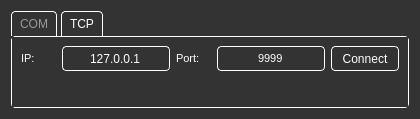
<?xml version="1.0" encoding="UTF-8"?>
<ui version="4.0">
 <class>ConnectionWidget</class>
 <widget class="QWidget" name="ConnectionWidget">
  <property name="geometry">
   <rect>
    <x>0</x>
    <y>0</y>
    <width>420</width>
    <height>119</height>
   </rect>
  </property>
  <property name="windowTitle">
   <string>Form</string>
  </property>
  <property name="styleSheet">
   <string notr="true">background-color: rgb(51, 51, 51);
color: rgb(255, 255, 255);
</string>
  </property>
  <layout class="QGridLayout" name="gridLayout_4">
   <item row="0" column="0">
    <widget class="QTabWidget" name="ConnectionTab">
     <property name="sizePolicy">
      <sizepolicy hsizetype="Preferred" vsizetype="Preferred">
       <horstretch>0</horstretch>
       <verstretch>0</verstretch>
      </sizepolicy>
     </property>
     <property name="font">
      <font/>
     </property>
     <property name="styleSheet">
      <string notr="true">QTabWidget::pane {
    background: rgb(51,51,51);
    border: 1px solid #ffffff;
    border-radius: 4px;
}
QTabWidget::tab-bar {
	background: rgb(51,51,51);
}
QTabBar::tab {
    background: rgb(51,51,51);
    color: #999999;
    border: 1px solid #ffffff;
    padding: 5px 8px;
    border-top-left-radius: 4px;
    border-top-right-radius: 4px;
    border-bottom-width: 0;
    margin-right:4px;
}
QTabBar::tab:selected {
   color: #ffffff;
}</string>
     </property>
     <property name="currentIndex">
      <number>1</number>
     </property>
     <widget class="QWidget" name="ComTab">
      <attribute name="title">
       <string>COM</string>
      </attribute>
      <layout class="QGridLayout" name="gridLayout_2">
       <item row="0" column="1">
        <widget class="QComboBox" name="baudrateComboBox">
         <property name="minimumSize">
          <size>
           <width>0</width>
           <height>25</height>
          </size>
         </property>
         <property name="font">
          <font/>
         </property>
         <property name="styleSheet">
          <string notr="true">background: rgb(51,51,51);
color: #ffffff;
border: 1px solid #FFFFFF;			
border-radius: 4px;
padding-left: 10px;
padding-right: 10px;
</string>
         </property>
        </widget>
       </item>
       <item row="0" column="0">
        <widget class="QComboBox" name="comPortComboBox">
         <property name="minimumSize">
          <size>
           <width>0</width>
           <height>25</height>
          </size>
         </property>
         <property name="font">
          <font/>
         </property>
         <property name="styleSheet">
          <string notr="true">background: rgb(51,51,51);
color: #ffffff;
border: 1px solid #FFFFFF;			
border-radius: 4px;
padding-left: 10px;
padding-right: 10px;
</string>
         </property>
        </widget>
       </item>
       <item row="0" column="3">
        <widget class="QPushButton" name="connectComPortButton">
         <property name="sizePolicy">
          <sizepolicy hsizetype="Maximum" vsizetype="Fixed">
           <horstretch>0</horstretch>
           <verstretch>0</verstretch>
          </sizepolicy>
         </property>
         <property name="minimumSize">
          <size>
           <width>0</width>
           <height>25</height>
          </size>
         </property>
         <property name="font">
          <font/>
         </property>
         <property name="styleSheet">
          <string notr="true">background: rgb(51,51,51);
color: #ffffff;
border: 1px solid #FFFFFF;			
border-radius: 4px;
padding-left: 10px;
padding-right: 10px;
</string>
         </property>
         <property name="text">
          <string>Connect</string>
         </property>
        </widget>
       </item>
       <item row="0" column="2">
        <widget class="QPushButton" name="refreshComPortButton">
         <property name="sizePolicy">
          <sizepolicy hsizetype="Maximum" vsizetype="Fixed">
           <horstretch>0</horstretch>
           <verstretch>0</verstretch>
          </sizepolicy>
         </property>
         <property name="minimumSize">
          <size>
           <width>0</width>
           <height>25</height>
          </size>
         </property>
         <property name="font">
          <font/>
         </property>
         <property name="styleSheet">
          <string notr="true">background: rgb(51,51,51);
color: #ffffff;
border: 1px solid #FFFFFF;			
border-radius: 4px;
padding-left: 10px;
padding-right: 10px;
</string>
         </property>
         <property name="text">
          <string>Refresh</string>
         </property>
        </widget>
       </item>
       <item row="1" column="0" colspan="4">
        <widget class="QLabel" name="statusComPortLabel">
         <property name="font">
          <font/>
         </property>
         <property name="text">
          <string/>
         </property>
        </widget>
       </item>
      </layout>
     </widget>
     <widget class="QWidget" name="TcpTab">
      <attribute name="title">
       <string>TCP</string>
      </attribute>
      <layout class="QGridLayout" name="gridLayout_3">
       <item row="0" column="0">
        <widget class="QLabel" name="networkIpLabel">
         <property name="font">
          <font>
           <pointsize>8</pointsize>
          </font>
         </property>
         <property name="styleSheet">
          <string notr="true"/>
         </property>
         <property name="text">
          <string>IP:</string>
         </property>
         <property name="alignment">
          <set>Qt::AlignLeading|Qt::AlignLeft|Qt::AlignVCenter</set>
         </property>
        </widget>
       </item>
       <item row="0" column="1">
        <widget class="QLineEdit" name="networkIpLineEdit">
         <property name="sizePolicy">
          <sizepolicy hsizetype="Preferred" vsizetype="Fixed">
           <horstretch>0</horstretch>
           <verstretch>0</verstretch>
          </sizepolicy>
         </property>
         <property name="minimumSize">
          <size>
           <width>0</width>
           <height>25</height>
          </size>
         </property>
         <property name="font">
          <font/>
         </property>
         <property name="styleSheet">
          <string notr="true">border: 1px solid #ffffff;
border-radius: 4px;</string>
         </property>
         <property name="text">
          <string>127.0.0.1</string>
         </property>
         <property name="alignment">
          <set>Qt::AlignCenter</set>
         </property>
        </widget>
       </item>
       <item row="0" column="2">
        <widget class="QLabel" name="networkPortLabel">
         <property name="font">
          <font>
           <pointsize>8</pointsize>
          </font>
         </property>
         <property name="styleSheet">
          <string notr="true"/>
         </property>
         <property name="text">
          <string>Port:</string>
         </property>
         <property name="alignment">
          <set>Qt::AlignLeading|Qt::AlignLeft|Qt::AlignVCenter</set>
         </property>
        </widget>
       </item>
       <item row="0" column="3">
        <widget class="QLineEdit" name="networkPortLineEdit">
         <property name="sizePolicy">
          <sizepolicy hsizetype="Preferred" vsizetype="Fixed">
           <horstretch>0</horstretch>
           <verstretch>0</verstretch>
          </sizepolicy>
         </property>
         <property name="minimumSize">
          <size>
           <width>0</width>
           <height>25</height>
          </size>
         </property>
         <property name="font">
          <font>
           <pointsize>8</pointsize>
          </font>
         </property>
         <property name="styleSheet">
          <string notr="true">border-radius: 4px;
border: 1px solid #ffffff;</string>
         </property>
         <property name="text">
          <string>9999</string>
         </property>
         <property name="alignment">
          <set>Qt::AlignCenter</set>
         </property>
        </widget>
       </item>
       <item row="0" column="4">
        <widget class="QPushButton" name="networkConnectButton">
         <property name="sizePolicy">
          <sizepolicy hsizetype="Maximum" vsizetype="Fixed">
           <horstretch>0</horstretch>
           <verstretch>0</verstretch>
          </sizepolicy>
         </property>
         <property name="minimumSize">
          <size>
           <width>0</width>
           <height>25</height>
          </size>
         </property>
         <property name="font">
          <font/>
         </property>
         <property name="styleSheet">
          <string notr="true">background: rgb(51,51,51);
color: #ffffff;
border: 1px solid #FFFFFF;			
border-radius: 4px;
padding-left: 10px;
padding-right: 10px;
</string>
         </property>
         <property name="text">
          <string>Connect</string>
         </property>
        </widget>
       </item>
       <item row="1" column="0" colspan="5">
        <widget class="QLabel" name="networkStatusLabel">
         <property name="font">
          <font>
           <pointsize>10</pointsize>
          </font>
         </property>
         <property name="styleSheet">
          <string notr="true"/>
         </property>
         <property name="text">
          <string/>
         </property>
        </widget>
       </item>
      </layout>
     </widget>
    </widget>
   </item>
  </layout>
 </widget>
 <resources/>
 <connections/>
</ui>
